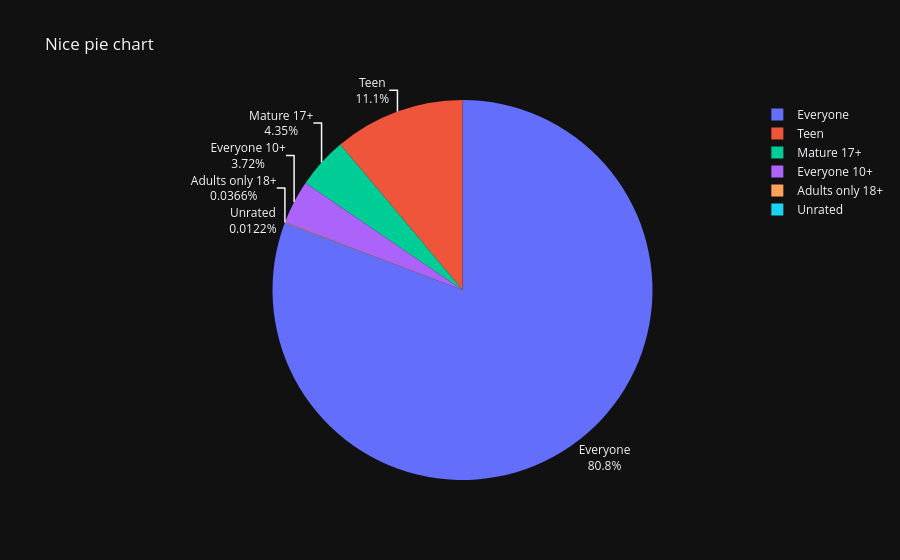

The notebook cell saved with this chart:
### Code cell
fig = px.pie(labels = ratings.index, values = ratings.values, title = 'Nice pie chart', names = ratings.index)
fig.update_traces(textposition = 'outside', textinfo = 'percent+label')
fig.show()

### Figure 1 — Plotly figure (JSON) as saved in the notebook; plotly's stock layout.template omitted (floating-point values rounded to 4 significant figures)
{"data": [{"domain": {"x": [0.0, 1.0], "y": [0.0, 1.0]}, "hovertemplate": "label=%{label}<br>value=%{value}<extra></extra>", "labels": ["Everyone", "Teen", "Mature 17+", "Everyone 10+", "Adults only 18+", "Unrated"], "legendgroup": "", "name": "", "showlegend": true, "values": [6621, 912, 357, 305, 3, 1], "type": "pie", "textinfo": "percent+label", "textposition": "outside"}], "layout": {"legend": {"tracegroupgap": 0}, "title": {"text": "Nice pie chart"}}}
